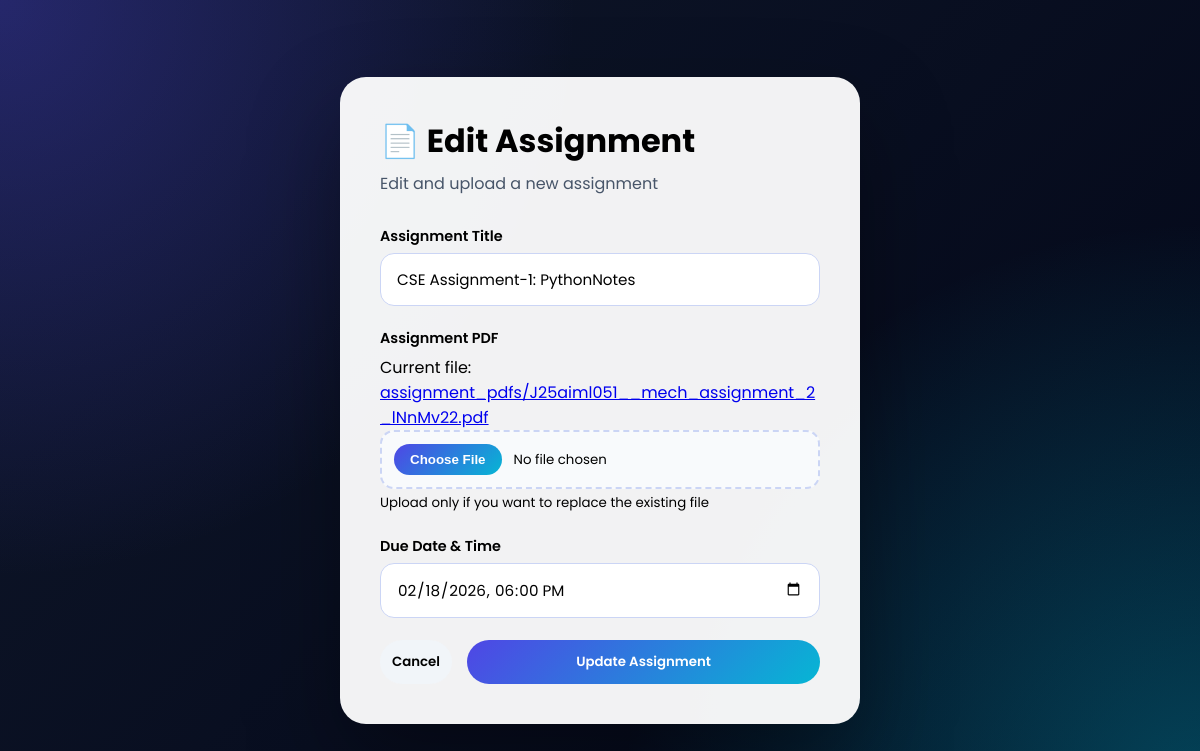
Page /teachers/teacher_dashboard/edit_assignments/11 on the committed database.
### assignments/models.py (models this page shows, shortened)
class Assignment(models.Model):
    COURSE_CHOICES = [
        ('AIML', 'Artificial Intelligence and Machine Learning'),
        ('CORE', 'Computer Science Core'),
        ('IT', 'Information Technology'),
        ('ME', 'Mechanical Engineering'),
        ('CE', 'Civil Engineering'),
        ('EE', 'Electrical Engineering')
    ]
    teacher_name = models.ForeignKey(User, on_delete=models.CASCADE)
    course_name = models.CharField(choices=COURSE_CHOICES)
    title = models.CharField(max_length=250)
    assignment = models.FileField(upload_to='assignment_pdfs/')
    due_date = models.DateTimeField()
    created_at = models.DateTimeField(auto_now_add=True)
    updated_at = models.DateTimeField(auto_now=True)

### assignments/views.py (the view, shortened to what this page needs)
# urls.py: path('edit_assignments/<int:pk>', views.edit_assignments, name='edit_assignments'),
def edit_assignments(request, pk):
    data = Assignment.objects.get(pk=pk)
    context = {
        'data': data
    }
    return render(request=request, template_name='edit_assignment.html', context=context)

### templates/teachers/edit_assignment.html (shortened to what this page needs)
{% load static %}
<!DOCTYPE html>
<html lang="en">
<head>
    <link rel="stylesheet" href="{% static 'css/edit_assignment.css' %}">
</head>
<body>
    <div class="page-wrapper">
        <div class="assignment-card">
            <div class="header">
                <h1>📄 Edit Assignment</h1>
                <p>Edit and upload a new assignment</p>
            </div>
            <form action="{% url 'edit_assignments' data.id %}" method="post" enctype="multipart/form-data">
                <div class="input-group">
                    <label>Assignment Title</label>
                    <input name="title" type="text" placeholder="e.g. Introduction to Python" value="{{data.title}}"
                        required>
                </div>
                <div class="input-group">
                    <label>Assignment PDF</label>
                    {% if data.assignment %}
                    <p class="file-link">
                        Current file:
                        <a href="{{ data.assignment.url }}" target="_blank">
                            {{data.assignment}}
                        </a>
                    </p>
                    {% endif %}
                    <input name="assignment" type="file" accept="application/pdf" class="file-input">
                    <small>Upload only if you want to replace the existing file</small>
                </div>
                <div class="input-group">
                    <label>Due Date & Time</label>
                    <input name="due_date" type="datetime-local" value="{{data.due_date|date:'Y-m-d\\TH:i'}}" required>
                </div>
                <div class="form-actions">
                    <a href="{% url 'dashboard' %}">
                        <button type="button" class="secondary-btn">Cancel</button>
                    </a>
                    <button type="submit" class="primary-btn">Update Assignment</button>
                </div>
            </form>
        </div>
    </div>
</body>
</html>

### portal_system/static/css/edit_assignment.css (style rules this page uses)
* { margin: 0; padding: 0; box-sizing: border-box; font-family: "Poppins", sans-serif; }
body { min-height: 100vh; background: radial-gradient(circle at top left, rgba(79,70,229,0.35), transparent 40%), radial-gradient(circle at bottom right, rgba(6,182,212,0.35), transparent 40%), linear-gradient(135deg, #0f172a, #020617); display: flex; align-items: center; justify-content: center; padding: 30px; }
.assignment-card { width: 100%; max-width: 520px; background: rgba(255,255,255,0.95); border-radius: 26px; padding: 40px; box-shadow: 0 40px 90px rgba(0,0,0,0.35); animation: fadeIn 0.8s ease forwards; }
.header h1 { font-size: 2rem; margin-bottom: 6px; }
.header p { color: #475569; margin-bottom: 30px; }
.input-group { margin-bottom: 22px; }
.input-group label { display: block; font-size: 0.9rem; font-weight: 600; margin-bottom: 6px; }
.input-group input[type="text"], .input-group input[type="datetime-local"] { width: 100%; padding: 14px 16px; border-radius: 14px; border: 1px solid #cbd5f5; outline: none; font-size: 0.95rem; }
.file-input { width: 100%; padding: 12px; border-radius: 14px; border: 2px dashed #cbd5f5; background: #f8fafc; cursor: pointer; }
.form-actions { display: flex; gap: 15px; margin-top: 10px; }
.primary-btn, .secondary-btn { flex: 1; padding: 12px; border-radius: 999px; border: none; cursor: pointer; font-weight: 600; }
.primary-btn { background: linear-gradient(135deg, #4f46e5, #06b6d4); color: white; }
.secondary-btn { background: #f1f5f9; }
.file-link a { word-break: break-all; overflow-wrap: anywhere; display: inline-block; max-width: 100%; }

### rows in the picture
Assignment: title "CSE Assignment-1: PythonNotes", assignment "assignment_pdfs/J25aiml051__mech_assignment_2_lNnMv22.pdf", due_date "02/18/2026 18:00"
